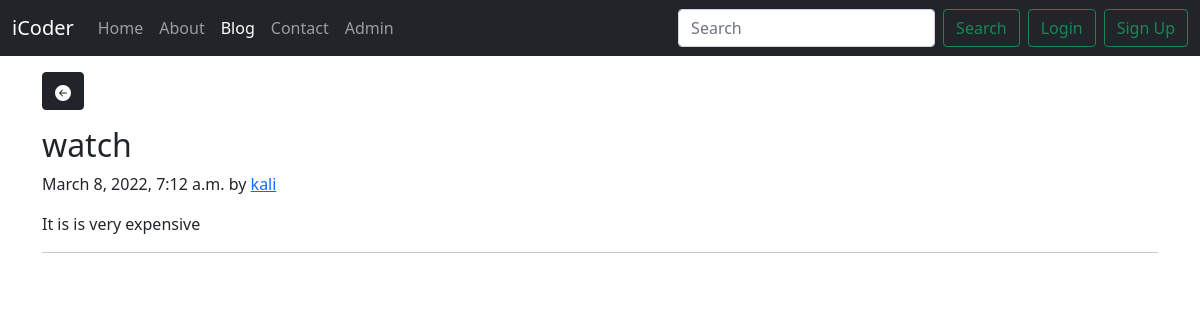
Screenshot of /blog/kali-watch with the database file from the repository.
### blog/models.py (models this page shows, shortened)
class Post(models.Model):
    sno=models.AutoField(primary_key=True)
    title=models.CharField(max_length=255)
    author=models.CharField(max_length=20)
    slug=models.CharField(max_length=130)
    timeStamp=models.DateTimeField(blank=True)
    content=models.TextField()

### blog/views.py (the view)
# urls.py: path('<str:slug>', views.blogPost, name="blogPost"),
def blogPost(request, slug):
    post=Post.objects.filter(slug=slug).first()
    context={"post":post}
    return render(request, "blog/blogPost.html", context)

### templates/blog/blogPost.html (shortened to what this page needs)
{% extends 'base.html' %}
{% block blogActive %}active{% endblock blogActive %}
{% block body %}
<div class="container my-3">
    <button type="button" class="btn btn-dark" onclick="goback()">
        <svg xmlns="http://www.w3.org/2000/svg" width="16" height="16" fill="currentColor" class="bi bi-arrow-left-circle-fill" viewBox="0 0 16 16">
            <path d="M8 0a8 8 0 1 0 0 16A8 8 0 0 0 8 0zm3.5 7.5a.5.5 0 0 1 0 1H5.707l2.147 2.146a.5.5 0 0 1-.708.708l-3-3a.5.5 0 0 1 0-.708l3-3a.5.5 0 1 1 .708.708L5.707 7.5H11.5z"/>
        </svg>
    </button>
</div>
<div class="container my-3">
    <div class="blog-post">
            <h2 class="blog-post-title">{{post.title}}</h2>
            <p class="blog-post-meta">{{post.timeStamp}} by <a href="#">{{post.author}}</a></p>
            <p>{{post.content}}</p>
            <hr>
    </div>
</div>
{% endblock body %}

### rows the page displays
Post: title "watch", timeStamp "March 8, 2022, 7:12 a.m.", author "kali", content "It is is very expensive"
